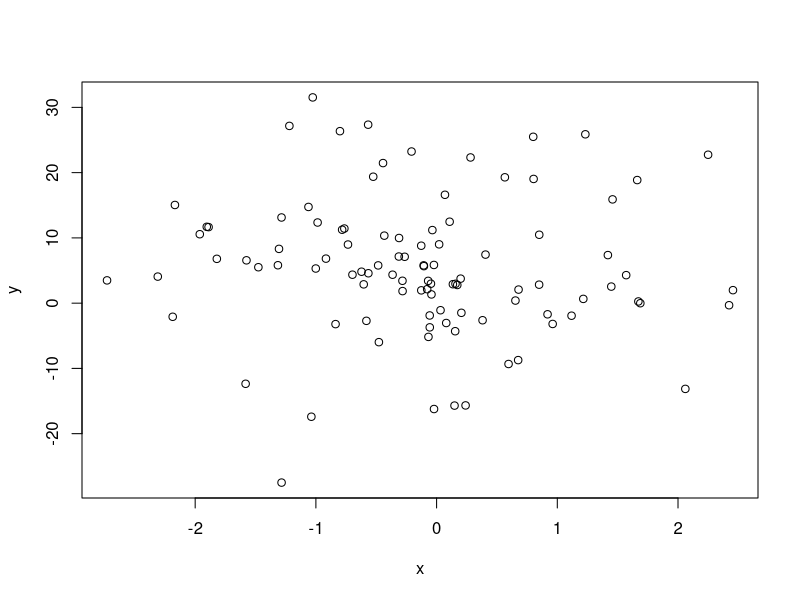
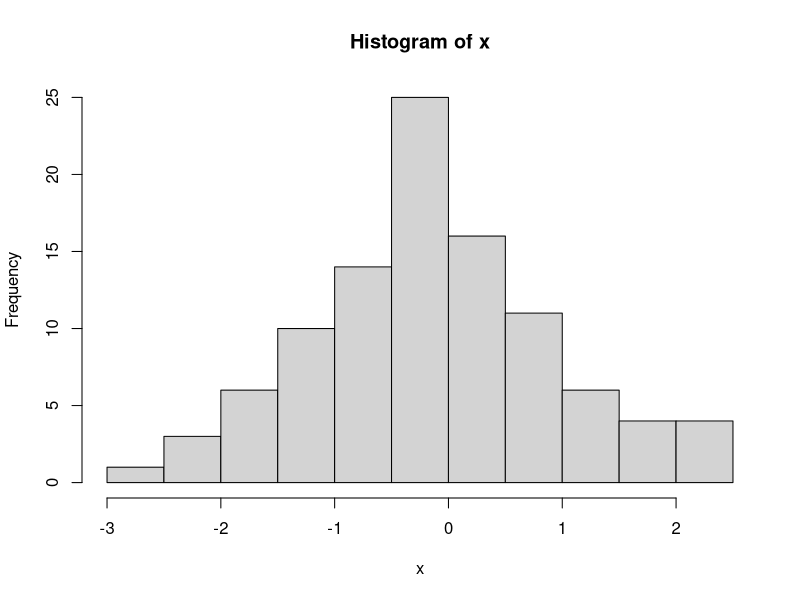
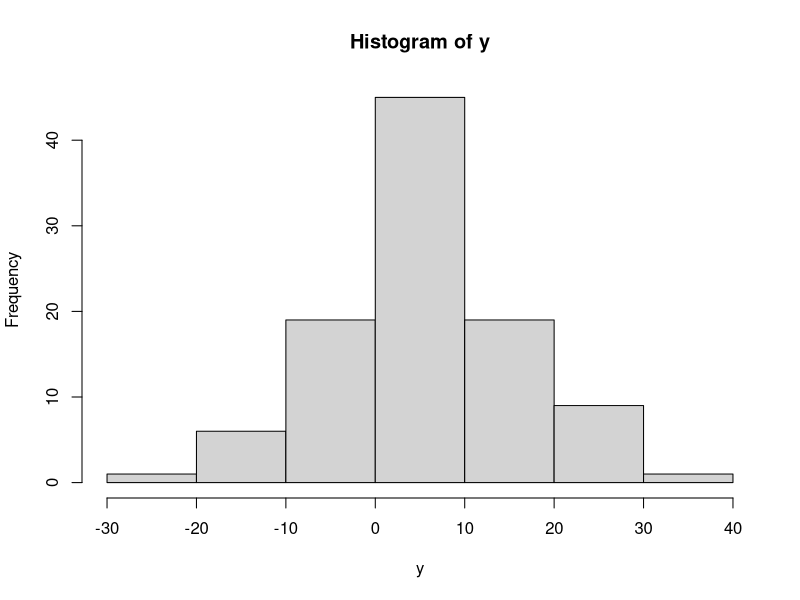

Recreate these plots in R, in order.
## ---- chunk 1
knitr::opts_chunk$set(echo = TRUE)
## ---- chunk 2
x = rnorm(n = 100, mean = 0, sd = 1)
y = rnorm(n = 100, mean = 5, sd = 10)
## ---- chunk 3
plot(x,y)
## ---- chunk 4
hist(x)
hist(y)
